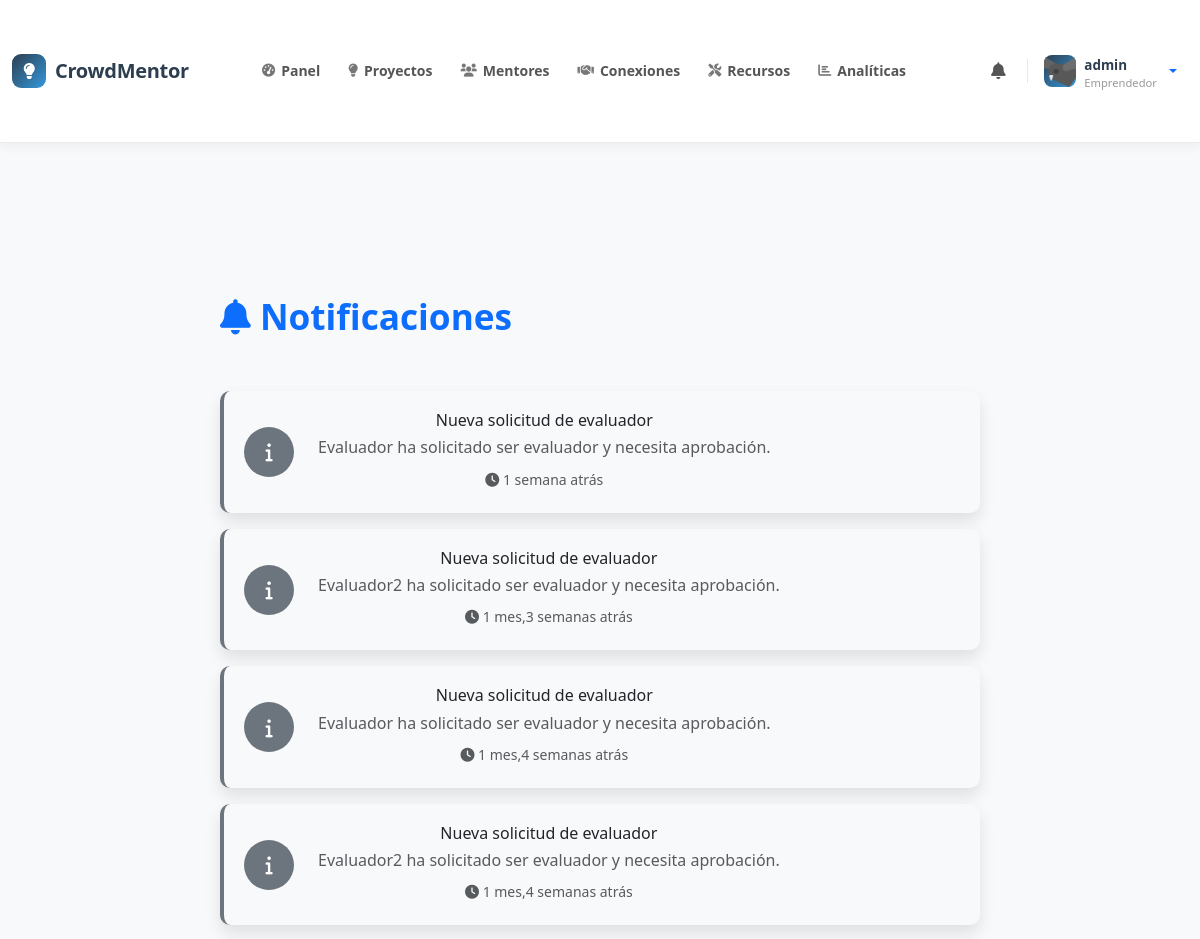
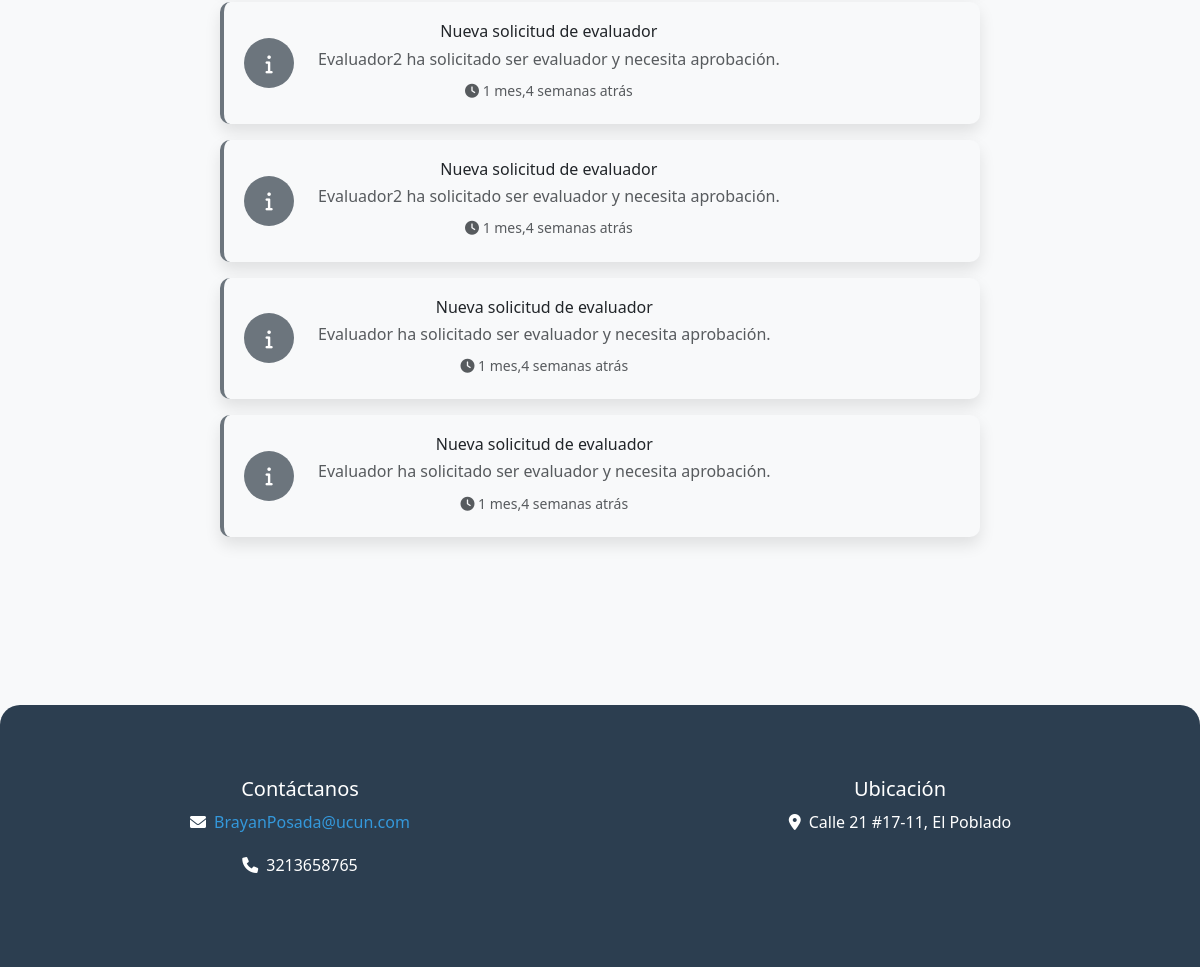
The app's page /notifications/ (signed in) with its own data (2 pictures, top to bottom).
### core/models.py (models this page shows, shortened)
class Profile(models.Model):
    USER_TYPES = (
        ('entrepreneur', 'Emprendedor'),
        ('mentor', 'Mentor'),
        ('investor', 'Inversionista'),
        ('evaluator', 'Evaluador'),
    )
    user = models.OneToOneField(User, on_delete=models.CASCADE)
    user_type = models.CharField(max_length=20, choices=USER_TYPES)
    bio = models.TextField()
    experience = models.TextField()
    is_approved = models.BooleanField(default=False)  # For mentors/evaluators
    is_approved_by_admin = models.BooleanField(default=False)  # Para evaluadores aprobados por el administrador
    profile_picture = models.ImageField(upload_to='profiles/', blank=True, null=True)
    birth_date = models.DateField(blank=True, null=True)
    phone_number = models.CharField(max_length=20, blank=True)
    location = models.CharField(max_length=100, blank=True)
    linkedin_url = models.URLField(max_length=200, blank=True)
    website_url = models.URLField(max_length=200, blank=True)

class Notification(models.Model):
    NOTIFICATION_TYPES = (
        ('investment', 'Nueva Inversión'),
        ('mentorship', 'Solicitud de Mentoría'),
        ('evaluation', 'Nueva Evaluación'),
        ('message', 'Nuevo Mensaje'),
        ('project_update', 'Actualización de Proyecto'),
        ('system', 'Notificación del Sistema'),
    )
    user = models.ForeignKey(User, on_delete=models.CASCADE, related_name='notifications')
    title = models.CharField(max_length=200)
    message = models.TextField()
    notification_type = models.CharField(max_length=20, choices=NOTIFICATION_TYPES)
    is_read = models.BooleanField(default=False)
    created_at = models.DateTimeField(auto_now_add=True)
    related_project = models.ForeignKey(Project, on_delete=models.CASCADE, blank=True, null=True)
    related_investment = models.ForeignKey(Investment, on_delete=models.CASCADE, blank=True, null=True)
    related_mentorship = models.ForeignKey(Mentorship, on_delete=models.CASCADE, blank=True, null=True)
    class Meta:
        ordering = ['-created_at']

### core/views.py (the view)
# urls.py: path('notifications/', views.notifications, name='notifications'),
@login_required
def notifications(request):
    all_notifications = request.user.notifications.all()
    unread_count = all_notifications.filter(is_read=False).count()
    notifications = all_notifications[:20]  # Últimas 20 notificaciones
    if request.method == 'POST':
        notification_ids = request.POST.getlist('mark_read')
        Notification.objects.filter(id__in=notification_ids, user=request.user).update(is_read=True)
        return redirect('notifications')
    context = {
        'notifications': notifications,
        'unread_count': unread_count
    }
    return render(request, 'notifications.html', context)

### core/templates/notifications.html (shortened to what this page needs)
{% extends 'base.html' %}
{% load static %}
{% block extra_css %}
<link rel="stylesheet" href="{% static 'css/notifications.css' %}">
{% endblock %}
{% block content %}
<div class="container py-5">
    <div class="row">
        <div class="col-md-8 mx-auto">
            <div class="d-flex justify-content-between align-items-center mb-4">
                <h2 class="text-primary">
                    <i class="fas fa-bell"></i> Notificaciones
                </h2>
            </div>
            {% for notification in notifications %}
                <div class="card notification-card notification-{{ notification.notification_type }} {% if not notification.is_read %}unread{% else %}read{% endif %} mb-3">
                    <div class="card-body">
                        <div class="row align-items-center">
                            <div class="col-auto">
                                <div class="notification-icon
                                    {% if notification.notification_type == 'investment' %}bg-success text-white
                                    {% elif notification.notification_type == 'mentorship' %}bg-info text-white
                                    {% elif notification.notification_type == 'evaluation' %}bg-warning text-dark
                                    {% elif notification.notification_type == 'message' %}bg-danger text-white
                                    {% elif notification.notification_type == 'project_update' %}bg-purple text-white
                                    {% else %}bg-secondary text-white{% endif %}">
                                    {% if notification.notification_type == 'investment' %}
                                        <i class="fas fa-coins"></i>
                                    {% elif notification.notification_type == 'mentorship' %}
                                        <i class="fas fa-handshake"></i>
                                    {% elif notification.notification_type == 'evaluation' %}
                                        <i class="fas fa-star"></i>
                                    {% elif notification.notification_type == 'message' %}
                                        <i class="fas fa-comment"></i>
                                    {% elif notification.notification_type == 'project_update' %}
                                        <i class="fas fa-edit"></i>
                                    {% else %}
                                        <i class="fas fa-info"></i>
                                    {% endif %}
                                </div>
                            </div>
                            <div class="col">
                                <div class="d-flex justify-content-between align-items-start">
                                    <div>
                                        <h6 class="mb-1 {% if not notification.is_read %}fw-bold{% endif %}">
                                            {{ notification.title }}
                                        </h6>
                                        <p class="mb-1 text-muted">{{ notification.message }}</p>
                                        <small class="text-muted">
                                            <i class="fas fa-clock"></i> {{ notification.created_at|timesince }} atrás
                                        </small>
                                    </div>
                                </div>
                            </div>
                        </div>
                    </div>
                </div>
            {% endfor %}
        </div>
    </div>
</div>
{% endblock %}

### core/templates/base.html (shortened to what this page needs)
{% load static %}
{% load custom_filters %}
<!DOCTYPE html>
<html lang="es">
<head>
    <link href="https://cdn.jsdelivr.net/npm/bootstrap@5.3.0/dist/css/bootstrap.min.css" rel="stylesheet">
    <link rel="stylesheet" href="https://cdnjs.cloudflare.com/ajax/libs/animate.css/4.1.1/animate.min.css">
    <link rel="stylesheet" href="https://cdnjs.cloudflare.com/ajax/libs/font-awesome/6.0.0/css/all.min.css">
    <link rel="stylesheet" href="{% static 'css/styles.css' %}">
    <link rel="stylesheet" href="{% static 'css/home.css' %}">
    <link rel="stylesheet" href="{% static 'css/project_list.css' %}">
    <link rel="stylesheet" href="{% static 'css/project_detail.css' %}">
    <link rel="stylesheet" href="{% static 'css/project_create.css' %}">
    <link rel="stylesheet" href="{% static 'css/resources.css' %}">
    <link rel="stylesheet" href="{% static 'css/base.css' %}">
    {% block extra_css %}{% endblock %}
</head>
<body>
    <nav class="cm-navbar">
        <div class="container position-relative">
            <a class="cm-brand" href="{% url 'home' %}">
                <div class="cm-brand-icon"><i class="fas fa-lightbulb"></i></div>
                CrowdMentor
            </a>
            <div class="cm-nav-collapse" id="cmNavCollapse">
                {% if user.is_authenticated %}
                <ul class="cm-nav-links">
                    {% if user.is_staff %}
                        <li class="cm-nav-item">
                            <a href="{% url 'admin_dashboard' %}">
                                <i class="fas fa-tachometer-alt"></i>Panel
                            </a>
                        </li>
                    {% else %}
                        <li class="cm-nav-item">
                            <a href="{% url 'dashboard' %}">
                                <i class="fas fa-tachometer-alt"></i>Panel
                            </a>
                        </li>
                    {% endif %}
                    <li class="cm-nav-item">
                        <a href="{% url 'project_list' %}">
                            <i class="fas fa-lightbulb"></i>Proyectos
                        </a>
                    </li>
                    <li class="cm-nav-item">
                        <a href="{% url 'mentor_list' %}">
                            <i class="fas fa-users"></i>Mentores
                        </a>
                    </li>
                    {% if user|has_profile %}
                        {% with user_type=user|get_user_type %}
                            {% if user_type == 'mentor' or user_type == 'investor' or user_type == 'entrepreneur' %}
                                <li class="cm-nav-item">
                                    <a href="{% url 'mentor_investor_connections' %}" class="position-relative">
                                        <i class="fas fa-handshake"></i>Conexiones
                                    </a>
                                </li>
                            {% endif %}
                        {% endwith %}
                    {% endif %}
                    <li class="cm-nav-item">
                        <a href="{% url 'resources' %}">
                            <i class="fas fa-tools"></i>Recursos
                        </a>
                    </li>
                    {% if user.is_superuser %}
                        <li class="cm-nav-item">
                            <a href="{% url 'analytics_dashboard' %}">
                                <i class="fas fa-chart-bar"></i>Analíticas
                            </a>
                        </li>
                    {% endif %}
                </ul>
                <div class="cm-actions">
                    <a href="{% url 'notifications' %}" class="cm-icon-btn" title="Notificaciones">
                        <i class="fas fa-bell"></i>
                    </a>
                    <div class="dropdown">
                        <a class="cm-avatar-btn dropdown-toggle" href="#" id="userDropdown" data-bs-toggle="dropdown" aria-expanded="false" style="text-decoration:none;">
                            <div class="cm-avatar">
                                {% if user|has_profile and user.profile.profile_picture %}
                                    <img src="{{ user.profile.profile_picture.url }}" alt="avatar">
                                {% else %}
                                    <i class="fas fa-user" style="font-size:0.85rem;"></i>
                                {% endif %}
                            </div>
                            <div>
                                <div class="cm-avatar-name">
                                    {% if user.first_name %}{{ user.first_name }}{% else %}{{ user.username }}{% endif %}
                                </div>
                                {% if user|has_profile %}
                                    {% with ut=user|get_user_type %}
                                        <div class="cm-avatar-role">
                                            {% if ut == 'entrepreneur' %}Emprendedor
                                            {% elif ut == 'mentor' %}Mentor
                                            {% elif ut == 'investor' %}Inversionista
                                            {% elif ut == 'evaluator' %}Evaluador
                                            {% endif %}
                                        </div>
                                    {% endwith %}
                                {% endif %}
                            </div>
                        </a>
                    </div>
                </div>
                {% endif %}
            </div>
        </div>
    </nav>
    <div class="container py-4">
        {% block content %}
        {% endblock %}
    </div>
    <footer class="text-center">
        <div class="container">
            <div class="row">
                <div class="col-md-6">
                    <h5>Contáctanos</h5>
                    <p><i class="fas fa-envelope me-2"></i><a href="mailto:BrayanPosada@ucun.com">BrayanPosada@ucun.com</a></p>
                    <p><i class="fas fa-phone me-2"></i>3213658765</p>
                </div>
                <div class="col-md-6">
                    <h5>Ubicación</h5>
                    <p><i class="fas fa-map-marker-alt me-2"></i>Calle 21 #17-11, El Poblado</p>
                </div>
            </div>
        </div>
    </footer>
</body>
</html>

### records on screen
Notification: title "Nueva solicitud de evaluador", message "Evaluador ha solicitado ser evaluador y necesita aprobación.", created_at "1 semana"
Notification: title "Nueva solicitud de evaluador", message "Evaluador2 ha solicitado ser evaluador y necesita aprobación.", created_at "1 mes,3 semanas"
Notification: title "Nueva solicitud de evaluador", message "Evaluador ha solicitado ser evaluador y necesita aprobación.", created_at "1 mes,4 semanas"
Notification: title "Nueva solicitud de evaluador", message "Evaluador2 ha solicitado ser evaluador y necesita aprobación.", created_at "1 mes,4 semanas"
Notification: title "Nueva solicitud de evaluador", message "Evaluador2 ha solicitado ser evaluador y necesita aprobación.", created_at "1 mes,4 semanas"
Notification: title "Nueva solicitud de evaluador", message "Evaluador2 ha solicitado ser evaluador y necesita aprobación.", created_at "1 mes,4 semanas"
Notification: title "Nueva solicitud de evaluador", message "Evaluador ha solicitado ser evaluador y necesita aprobación.", created_at "1 mes,4 semanas"
Notification: title "Nueva solicitud de evaluador", message "Evaluador ha solicitado ser evaluador y necesita aprobación.", created_at "1 mes,4 semanas"

### other values on screen
{{ user.username }} "admin"
